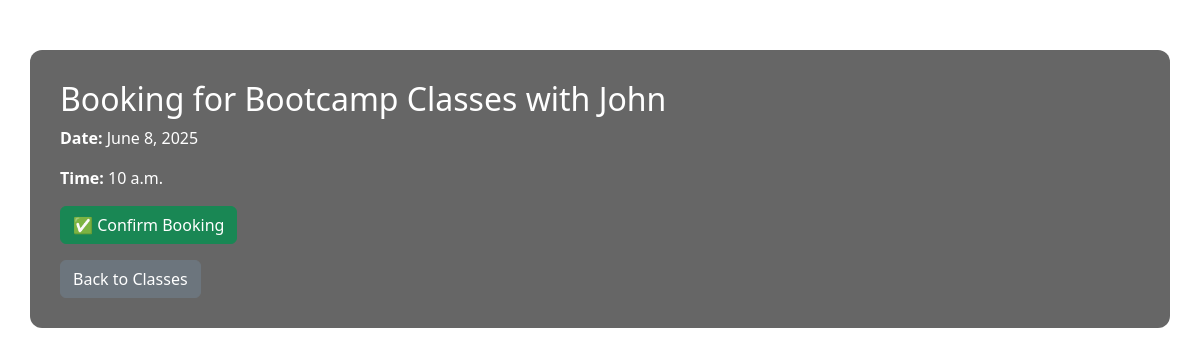
Page /book/3/ (signed in) on the committed database.
### Booking_App/models.py (models this page shows, shortened)
class FitnessClass(models.Model):
    class_type = models.ForeignKey(ClassType, on_delete=models.CASCADE)
    instructor = models.CharField(max_length=100)
    date = models.DateField()
    time = models.TimeField()
    capacity = models.PositiveIntegerField()
    def spots_remaining(self):
        return self.capacity - self.booking_set.count()

class ClassType(models.Model):
    name = models.CharField(max_length=100)

### Booking_App/views.py (the view, shortened to what this page needs)
# urls.py: path('book/<int:class_id>/', views.Book_class, name='Book_class'),
@login_required
def Book_class(request, class_id):
    fitness_class = get_object_or_404(FitnessClass, id=class_id)
    full = fitness_class.spots_remaining() <= 0
    message = None
    return render(request, 'Book_class.html', {
        'fitness_class': fitness_class,
        'full': full,
        'message': message,
    })

### Template/Book_class.html (shortened to what this page needs)
<!DOCTYPE html>
<html>
<head>
    <link rel="stylesheet" href="https://cdn.jsdelivr.net/npm/bootstrap@5.3.0/dist/css/bootstrap.min.css">
</head>
<body>
    <div class="container">
        <h2>Booking for {{ fitness_class.class_type.name }} with {{ fitness_class.instructor }}</h2>
        <p><strong>Date:</strong> {{ fitness_class.date }}</p>
        <p><strong>Time:</strong> {{ fitness_class.time }}</p>
        {% if full %}
            <div class="alert alert-danger">❌ Sorry, this class is full. No more spots available.</div>
            <a href="{% url 'Home' %}" class="btn btn-secondary">Back to Classes</a>
        {% else %}
            <form method="post">
                <button type="submit" class="btn btn-success">✅ Confirm Booking</button>
            </form>
            <a href="{% url 'Home' %}" class="btn btn-secondary mt-3">Back to Classes</a>
        {% endif %}
    </div>
</body>
</html>

### Template/Book_class.html (style rules this page uses)
body { background-image: url('https://images.unsplash.com/photo-1558611848-73f7eb4001a1?fit=crop&w=1920&q=80'); background-size: cover; background-repeat: no-repeat; background-attachment: fixed; color: white; }
.container { background-color: rgba(0, 0, 0, 0.6); border-radius: 12px; padding: 30px; margin-top: 50px; }
a.btn { margin-right: 5px; }

### rows in the picture
FitnessClass: class_type.name "Bootcamp Classes", instructor "John", date "June 8, 2025", time "10 a.m."
